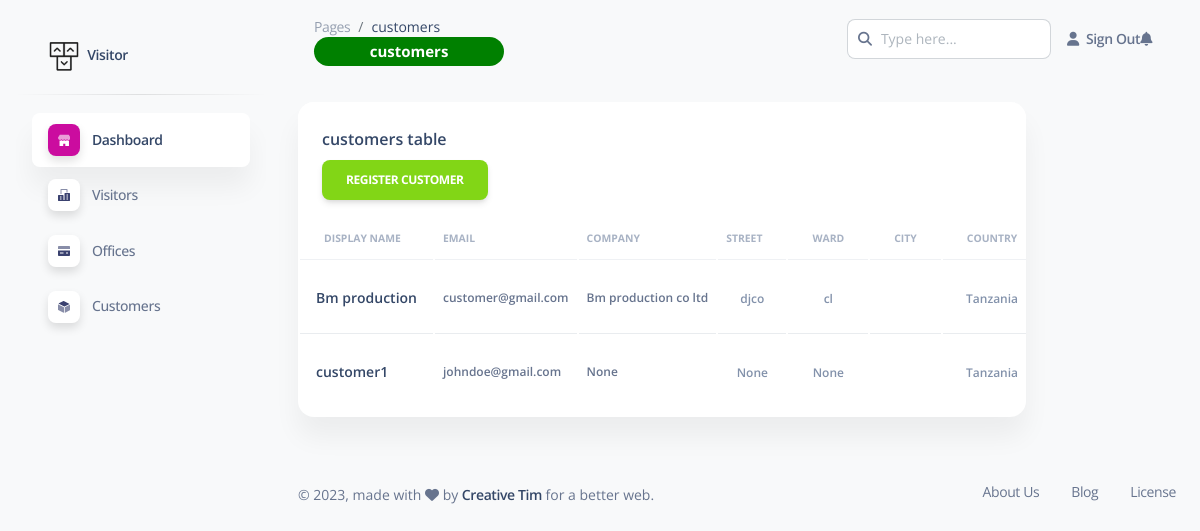
/staff/customers/, run on the app's committed database.
### customer/models.py (models this page shows, shortened)
class Customer(models.Model):
    user = models.OneToOneField(User, on_delete=models.CASCADE, null=True, blank=True)
    display_name = models.CharField(max_length=200, null=True, blank=True)
    company_or_organization_name = models.CharField(max_length=200, null=True, blank=True)
    title = models.CharField(max_length=200, null=True, blank=True)
    street = models.CharField(max_length=100, null=True, blank=True)
    ward = models.CharField(max_length=100, null=True, blank=True)
    district = models.CharField(max_length=100, null=True, blank=True)
    region = models.CharField(max_length=100, null=True, blank=True)
    country = models.CharField(max_length=100, default="Tanzania", null=True, blank=True)

### avocado/views.py (the view)
# urls.py: path('customers/', avocado_customers, name="admin_customers"),
def avocado_customers(request):
    customers = Customer.objects.all()[:10]
    customer_count = Customer.objects.all().count()
    data = {
        'customers': customers,
        'customer_total': customer_count,
    }
    return render(request, 'avocado/customers/index.html', data)

### templates/avocado/customers/index.html (shortened to what this page needs)
{% extends 'avocado/base/index.html' %}
{% load static%}
{% block content %}
<div class="title hidden">{% block header %}customers{% endblock %}</div>
<div class="title hidden">{% block page_header %}customers{% endblock %}</div>
<div class="row">
<div class="col-md-10 col-lg-10 col-sm-12">
  <div class="card mb-4">
    <div class="card-header pb-0">
      <h6>customers table</h6>
      <a href="{% url 'customer_form' %}" class="btn btn-success">register customer</a>
    </div>
    <div class="card-body px-0 pt-0 pb-2">
      <div class="table-responsive p-0">
        <table class="table align-items-center mb-0">
          <thead>
            <tr>
              <th class="text-uppercase text-secondary text-xxs font-weight-bolder opacity-7">display name</th>
              <th class="text-uppercase text-secondary text-xxs font-weight-bolder opacity-7 ps-2">Email</th>
              <th class="text-uppercase text-secondary text-xxs font-weight-bolder opacity-7 ps-2">company</th>
              <th class="text-uppercase text-secondary text-xxs font-weight-bolder opacity-7 ps-2">street</th>
              <th class="text-center text-uppercase text-secondary text-xxs font-weight-bolder opacity-7">ward</th>
              <th class="text-center text-uppercase text-secondary text-xxs font-weight-bolder opacity-7">city</th>
              <th class="text-center text-uppercase text-secondary text-xxs font-weight-bolder opacity-7">country</th>
            </tr>
          </thead>
          <tbody>
            {% for customer in customers %}
            <tr>
              <td>
                <div class="d-flex px-2 py-1">
                  <div class="d-flex flex-column justify-content-center">
                    <h6 class="mb-0 text-sm">{{customer.display_name}}</h6>
                  </div>
                </div>
              </td>
              <td>
                <p class="text-xs font-weight-bold mb-0">{{customer.user.email}}</p>
              </td>
              <td>
                <p class="text-xs font-weight-bold mb-0">{{customer.company_or_organization_name}}</p>
              </td>
              <td class="align-middle text-center">
                <span class="text-secondary text-xs font-weight-bold">{{customer.street}}</span>
              </td>
              <td class="align-middle text-center">
                <span class="text-secondary text-xs font-weight-bold">{{customer.ward}}</span>
              </td>
              <td class="align-middle text-center">
              </td>
              <td class="align-middle text-center">
                <span class="text-secondary text-xs font-weight-bold">{{customer.country}}</span>
              </td>
            </tr>
            {% endfor %}
          </tbody>
        </table>
      </div>
    </div>
  </div>
</div>
</div>
</div>
{% endblock  %}

### data on the page
Customer: display_name "Bm production", user.email "customer@gmail.com", company_or_organization_name "Bm production co ltd", street "djco", ward "cl", country "Tanzania"
Customer: display_name "customer1", user.email "johndoe@gmail.com", company_or_organization_name "None", street "None", ward "None", country "Tanzania"
